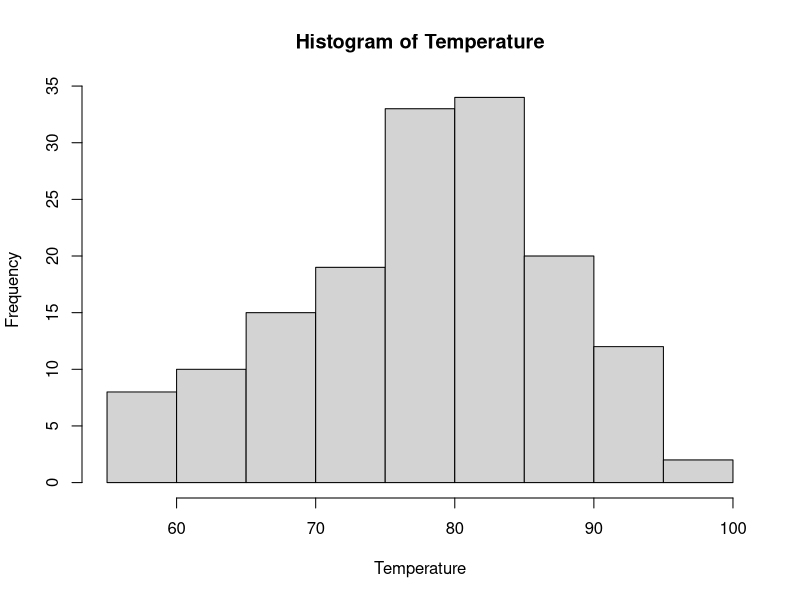
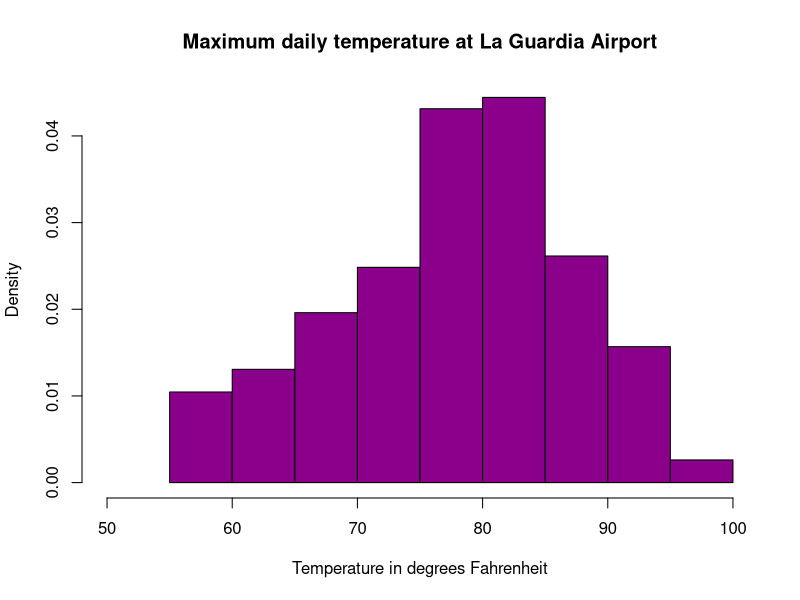
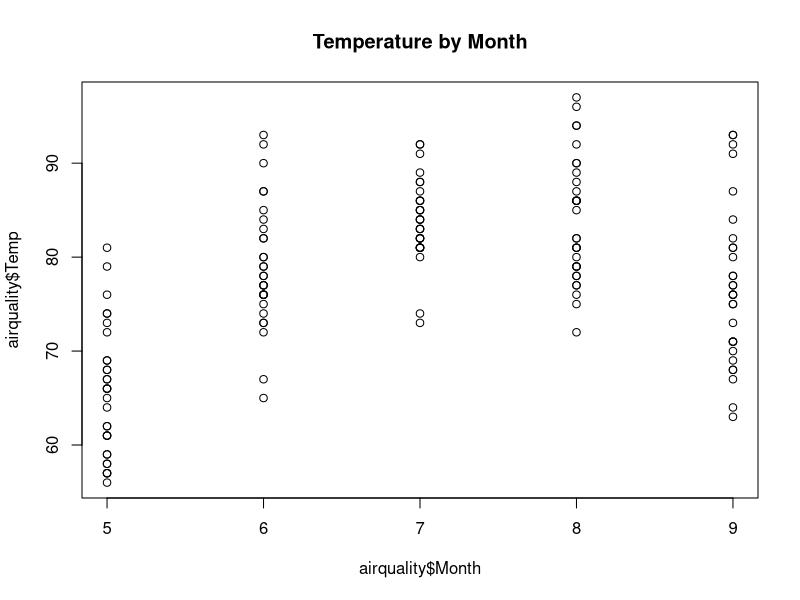
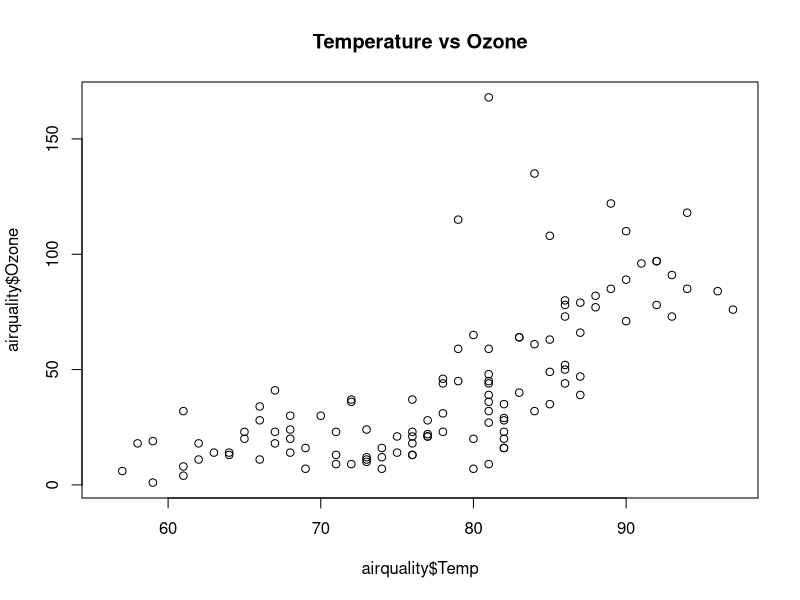
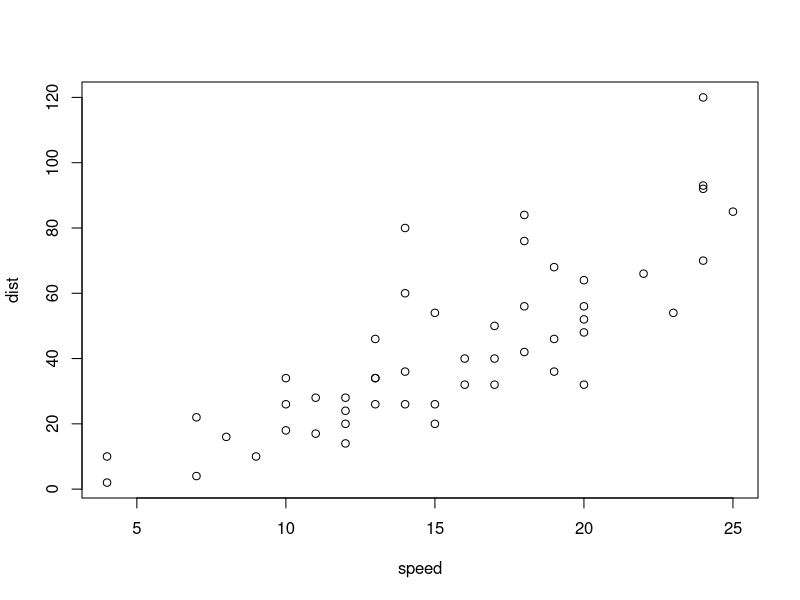
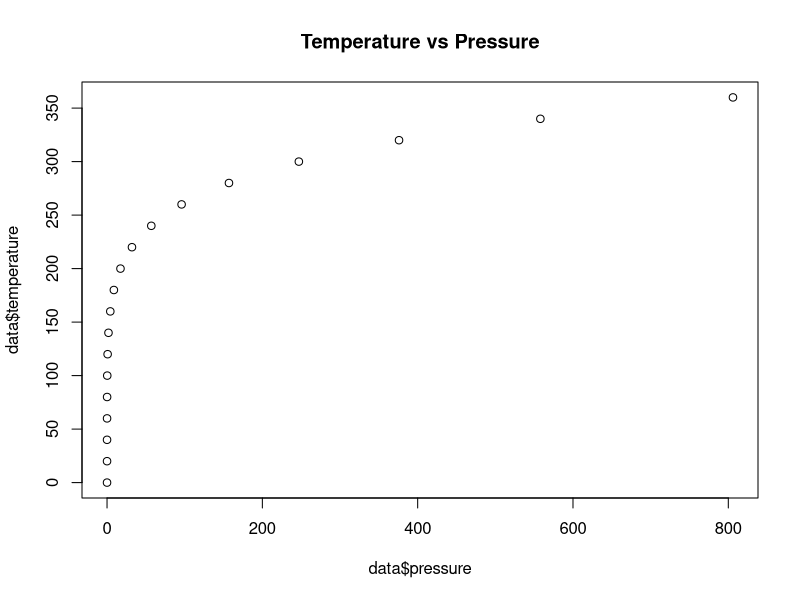
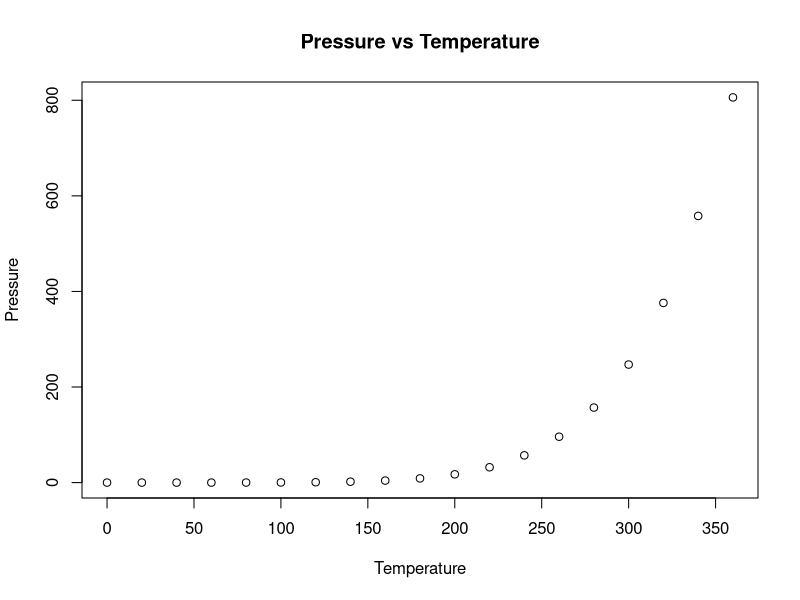

The R script that drew these images, in order:
## ---- chunk 1
knitr::opts_chunk$set(echo = TRUE)

###################################################################################
# air_hist.R - Unit 2 Live Session Homework
###################################################################################
# Note: Please reformat these to place into your RMarkdown submission document.
# You can make sure it works here, but make it easy for your grader via RMD
###################################################################################

# You are responsible for the TODOs, but the complete code here will give you
# an idea of what the data look like.  Remember, you might need some of this code 
# directly in your response file to make it work, even if it's not TODO!!

# We will be using the built-in dataset airquality which has daily air quality 
# measurements in New York from May to September 1973
str(airquality)

# Take only Temp columns
Temperature <- airquality$Temp
hist(Temperature)

# Histogram with added parameters
hist(Temperature,
     main="Maximum daily temperature at La Guardia Airport",
     xlab="Temperature in degrees Fahrenheit",
     xlim=c(50,100),
     col="darkmagenta",
     freq=FALSE
)


## ---- chunk 2
# TODO: Assignment 2, Q2A: Complete the following code to yield a scatterplot with x as Month and y as Temp
# You're going to customize your plot slightly.  Use the help function to assist you if needed.
# Make the x label "Month" and the y label "Temperature"
# Finally, make the title of the plot "Temperature by Month" 
plot(x=airquality$Month, y=airquality$Temp, main = "Temperature by Month")

## ---- chunk 3
# TODO: Assignment 2, Q2B: Build a scatter plot with x as Temperature and y as Ozone 
# Complete the following code:
# Make the x label "Temperature" and the y label "Ozone",
# Make the title of the plot "Temperature vs Ozone"
plot(x=airquality$Temp, y=airquality$Ozone, main = "Temperature vs Ozone")
## ---- chunk 4
summary(cars)
## ---- chunk 5
plot(cars)
## ---- chunk 6
summary(pressure)
## ---- chunk 7
data <- pressure

plot(data$pressure, data$temperature , main = "Temperature vs Pressure")
## ---- chunk 8



plot(data$temperature, data$pressure, main = "Pressure vs Temperature", xlab = "Temperature", ylab = "Pressure")


